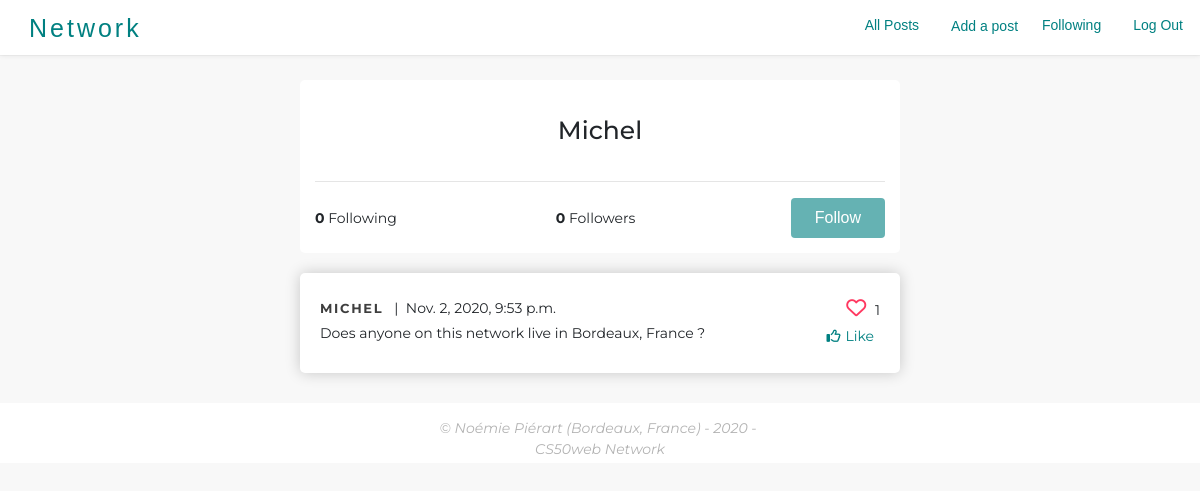
Page /6/ (signed in) on the committed database.
### network/models.py (models this page shows, shortened)
class User(AbstractUser):
	followers_count = models.IntegerField(default=0)
	following_count = models.IntegerField(default=0)

class Post(models.Model):
	post_author = models.ForeignKey(User, on_delete=models.CASCADE, related_name="post_author")
	likes_count = models.IntegerField()
	date = models.DateTimeField(default=datetime.now, blank=True)
	content = models.TextField()
	class Meta:
		ordering = ['-date']

### network/views.py (the view)
# urls.py: path("<int:user_id>/", views.show_user, name="show_user"),
def show_user(request, user_id):
    session_user = None
    profile_user = User.objects.get(id=user_id)
    followers = Connection.objects.filter(followed_user=profile_user, connection_is_active=True).count()
    following = Connection.objects.filter(following_user=profile_user, connection_is_active=True).count()
    posts = Post.objects.filter(post_author=profile_user.id).order_by("-date")
    if request.user.id is not None :
        session_user = User.objects.get(id=request.user.id)
        connection, _ = Connection.objects.get_or_create(followed_user=profile_user, following_user=session_user)
        connection.save()
        liked_posts = []
        likes = Like.objects.filter(liking_user=session_user, like_is_active=True)
        for like in likes :
            liked_posts.append(like.liked_post)
    return render(request, "network/show_user.html", {
        'session_user': session_user,
        'profile_user': profile_user,
        'followers': followers,
        'following': following,
        'connection': connection,
        'posts': posts,
        'liked_posts': liked_posts
    })

### network/templates/network/show_user.html (shortened to what this page needs)
{% extends "network/layout.html" %}
{% load static %}
{% block body %}
	<div class="container">
		<h2 class="section-title">{{profile_user.username}}</h2>
		<hr>
    	<div class="d-flex justify-content-between align-items-center">
    		<p><strong>{{ following }}</strong> Following </p>
    		<p><strong>{{ followers }}</strong> Followers</p>
	    	{% if profile_user != session_user %}
    			<form action="{% url 'follow' profile_user.id %}" method="POST">
	    			{% if connection.connection_is_active == True %}
	    				<button id="follow_btn"  class="btn-flat" type="submit">Unfollow</button>
	    			{% else %}
		    			<button id="follow_btn" class="btn-flat" type="submit">Follow</button>
	    			{% endif %}
    			</form>
	    	{% endif %}
    	</div>
    </div>
    <div id="posts_index">
		{% for post in posts %}
			<div class="post-card" >
				<div class="d-flex justify-content-between">
					<div class="d-flex justify-content-start align-items-center">
						<p><span><a href="{% url 'show_user' post.post_author.id %}" class="post-card-username"><strong>{{post.post_author}}</strong></a>   |  {{post.date}}</span></p>
					</div>
           			<p class="total-likes"><i class="far fa-heart"></i> {{post.likes_count}}</p>
           		</div>
	            <div class="d-flex justify-content-between" id="bottom-info ">
	            	<p id="post-content" class="w-75">{{post.content}}</p>
	            	{% if user.is_authenticated %}
	            		<form action="{% url 'like' post.id %}" method="POST">
	            			{% if post in liked_posts %}
    							<button class="like_btn" type="submit"><i class="far fa-thumbs-down"></i>Unlike</button>
    						{% else %}
	    						<button class="like_btn" type="submit"><i class="far fa-thumbs-up"></i>Like</button>
    						{% endif %}
						</form>
					{% endif %}
				</div>
			</div>
		{% endfor %}
	</div>
{% endblock%}

### network/static/network/styles.css (style rules this page uses)
body { background-color: #F8F8F8; font-family: 'Amiri', sans-serif; position: relative; min-height: 100vh; text-decoration: none !important; }
.container { margin-right: auto; margin-left: auto; padding: 15px; max-width: 600px; font-family: 'Amiri', sans-serif; background-color: white; margin-top: 25px; border-radius: 5px }
h2 { text-align: center; font-size: 25px; padding: 20px; }
.section-title { text-align: center; font-family: 'Montserrat', sans-serif; }
i { color: #FF3860; font-size: 20px; border-radius: 5%; padding: 5px; }
.like_btn, .fa-thumbs-down, .fa-thumbs-up, .fa-edit { color: #008081 ; background: none !important; border: none !important; font-size: 14px }
a { text-decoration: none !important }
p { padding: 0px; margin: 0px; font-size: 14px; font-family: 'Montserrat', sans-serif; white-space: pre-wrap; }

### network/static/network/components/post-card.css (style rules this page uses)
.post-card { overflow: hidden; height: 100px; background: white; box-shadow: 0 0 15px rgba(0,0,0,0.2); margin: 20px auto; max-width: 600px; font-family: 'Montserrat', sans-serif; border-radius: 5px; padding: 20px; }
.post-card-username { text-transform: uppercase; font-size: 13px; letter-spacing: 0.13em; color: #3e3e3e; text-decoration: none !important; }

### network/static/network/components/btn.css (style rules this page uses)
.btn-flat { color: white; padding: 8px 24px; border-radius: 4px; background: #008081; transition: background 0.3s ease; border: none !important; opacity: 0.6; }

### rows in the picture
User: username "Michel"
Post: post_author "MICHEL", date "Nov. 2, 2020, 9:53 p.m.", likes_count "1", content "Does anyone on this network live in Bordeaux, France ?", shows "Like"

### other values in the picture
{{ following }} "0"
{{ followers }} "0"
